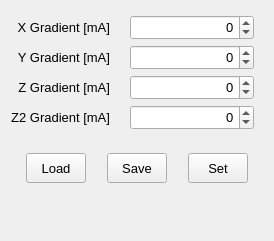
        <widget class="QWidget" name="shimmingWidget">
         <property name="enabled">
          <bool>true</bool>
         </property>
         <property name="geometry">
          <rect>
           <x>0</x>
           <y>0</y>
           <width>274</width>
           <height>241</height>
          </rect>
         </property>
         <property name="autoFillBackground">
          <bool>true</bool>
         </property>
         <attribute name="label">
          <string>Shim Tool</string>
         </attribute>
         <layout class="QVBoxLayout" name="verticalLayout_6">
          <property name="spacing">
           <number>10</number>
          </property>
          <property name="leftMargin">
           <number>0</number>
          </property>
          <property name="topMargin">
           <number>10</number>
          </property>
          <property name="rightMargin">
           <number>0</number>
          </property>
          <property name="bottomMargin">
           <number>10</number>
          </property>
          <item>
           <widget class="QWidget" name="widget" native="true">
            <layout class="QFormLayout" name="formLayout">
             <property name="fieldGrowthPolicy">
              <enum>QFormLayout::ExpandingFieldsGrow</enum>
             </property>
             <property name="horizontalSpacing">
              <number>20</number>
             </property>
             <property name="verticalSpacing">
              <number>5</number>
             </property>
             <property name="leftMargin">
              <number>10</number>
             </property>
             <property name="topMargin">
              <number>5</number>
             </property>
             <property name="rightMargin">
              <number>20</number>
             </property>
             <property name="bottomMargin">
              <number>5</number>
             </property>
             <item row="1" column="0">
              <widget class="QLabel" name="xOffsetLabel">
               <property name="minimumSize">
                <size>
                 <width>100</width>
                 <height>0</height>
                </size>
               </property>
               <property name="font">
                <font>
                 <pointsize>10</pointsize>
                </font>
               </property>
               <property name="text">
                <string>X Gradient [mA]</string>
               </property>
               <property name="alignment">
                <set>Qt::AlignRight|Qt::AlignTrailing|Qt::AlignVCenter</set>
               </property>
              </widget>
             </item>
             <item row="1" column="1">
              <widget class="QSpinBox" name="xOffset_input">
               <property name="sizePolicy">
                <sizepolicy hsizetype="Expanding" vsizetype="Fixed">
                 <horstretch>0</horstretch>
                 <verstretch>0</verstretch>
                </sizepolicy>
               </property>
               <property name="minimumSize">
                <size>
                 <width>90</width>
                 <height>25</height>
                </size>
               </property>
               <property name="maximumSize">
                <size>
                 <width>300</width>
                 <height>25</height>
                </size>
               </property>
               <property name="font">
                <font>
                 <pointsize>10</pointsize>
                </font>
               </property>
               <property name="alignment">
                <set>Qt::AlignRight|Qt::AlignTrailing|Qt::AlignVCenter</set>
               </property>
               <property name="minimum">
                <number>-10000</number>
               </property>
               <property name="maximum">
                <number>10000</number>
               </property>
               <property name="singleStep">
                <number>25</number>
               </property>
              </widget>
             </item>
             <item row="2" column="0">
              <widget class="QLabel" name="yOffsetLabel">
               <property name="minimumSize">
                <size>
                 <width>100</width>
                 <height>0</height>
                </size>
               </property>
               <property name="font">
                <font>
                 <pointsize>10</pointsize>
                </font>
               </property>
               <property name="text">
                <string>Y Gradient [mA]</string>
               </property>
               <property name="alignment">
                <set>Qt::AlignRight|Qt::AlignTrailing|Qt::AlignVCenter</set>
               </property>
              </widget>
             </item>
             <item row="2" column="1">
              <widget class="QSpinBox" name="yOffset_input">
               <property name="sizePolicy">
                <sizepolicy hsizetype="Expanding" vsizetype="Fixed">
                 <horstretch>0</horstretch>
                 <verstretch>0</verstretch>
                </sizepolicy>
               </property>
               <property name="minimumSize">
                <size>
                 <width>90</width>
                 <height>25</height>
                </size>
               </property>
               <property name="maximumSize">
                <size>
                 <width>300</width>
                 <height>25</height>
                </size>
               </property>
               <property name="font">
                <font>
                 <pointsize>10</pointsize>
                </font>
               </property>
               <property name="alignment">
                <set>Qt::AlignRight|Qt::AlignTrailing|Qt::AlignVCenter</set>
               </property>
               <property name="minimum">
                <number>-10000</number>
               </property>
               <property name="maximum">
                <number>10000</number>
               </property>
               <property name="singleStep">
                <number>25</number>
               </property>
              </widget>
             </item>
             <item row="3" column="0">
              <widget class="QLabel" name="zOffsetLabel">
               <property name="minimumSize">
                <size>
                 <width>100</width>
                 <height>0</height>
                </size>
               </property>
               <property name="font">
                <font>
                 <pointsize>10</pointsize>
                </font>
               </property>
               <property name="text">
                <string>Z Gradient [mA]</string>
               </property>
               <property name="alignment">
                <set>Qt::AlignRight|Qt::AlignTrailing|Qt::AlignVCenter</set>
               </property>
              </widget>
             </item>
             <item row="3" column="1">
              <widget class="QSpinBox" name="zOffset_input">
               <property name="sizePolicy">
                <sizepolicy hsizetype="Expanding" vsizetype="Fixed">
                 <horstretch>0</horstretch>
                 <verstretch>0</verstretch>
                </sizepolicy>
               </property>
               <property name="minimumSize">
                <size>
                 <width>90</width>
                 <height>25</height>
                </size>
               </property>
               <property name="maximumSize">
                <size>
                 <width>300</width>
                 <height>25</height>
                </size>
               </property>
               <property name="font">
                <font>
                 <pointsize>10</pointsize>
                </font>
               </property>
               <property name="alignment">
                <set>Qt::AlignRight|Qt::AlignTrailing|Qt::AlignVCenter</set>
               </property>
               <property name="minimum">
                <number>-10000</number>
               </property>
               <property name="maximum">
                <number>10000</number>
               </property>
               <property name="singleStep">
                <number>25</number>
               </property>
              </widget>
             </item>
             <item row="4" column="0">
              <widget class="QLabel" name="z2OffsetLabel">
               <property name="minimumSize">
                <size>
                 <width>100</width>
                 <height>0</height>
                </size>
               </property>
               <property name="font">
                <font>
                 <pointsize>10</pointsize>
                </font>
               </property>
               <property name="text">
                <string>Z2 Gradient [mA]</string>
               </property>
               <property name="alignment">
                <set>Qt::AlignRight|Qt::AlignTrailing|Qt::AlignVCenter</set>
               </property>
              </widget>
             </item>
             <item row="4" column="1">
              <widget class="QSpinBox" name="z2Offset_input">
               <property name="sizePolicy">
                <sizepolicy hsizetype="Expanding" vsizetype="Fixed">
                 <horstretch>0</horstretch>
                 <verstretch>0</verstretch>
                </sizepolicy>
               </property>
               <property name="minimumSize">
                <size>
                 <width>90</width>
                 <height>25</height>
                </size>
               </property>
               <property name="maximumSize">
                <size>
                 <width>300</width>
                 <height>25</height>
                </size>
               </property>
               <property name="font">
                <font>
                 <pointsize>10</pointsize>
                </font>
               </property>
               <property name="alignment">
                <set>Qt::AlignRight|Qt::AlignTrailing|Qt::AlignVCenter</set>
               </property>
               <property name="minimum">
                <number>-10000</number>
               </property>
               <property name="maximum">
                <number>10000</number>
               </property>
               <property name="singleStep">
                <number>25</number>
               </property>
              </widget>
             </item>
            </layout>
           </widget>
          </item>
          <item>
           <widget class="QWidget" name="horizontalWidget" native="true">
            <property name="sizePolicy">
             <sizepolicy hsizetype="Preferred" vsizetype="Minimum">
              <horstretch>0</horstretch>
              <verstretch>0</verstretch>
             </sizepolicy>
            </property>
            <property name="font">
             <font>
              <pointsize>10</pointsize>
             </font>
            </property>
            <layout class="QHBoxLayout" name="horizontalLayout_3">
             <property name="spacing">
              <number>5</number>
             </property>
             <property name="leftMargin">
              <number>10</number>
             </property>
             <property name="topMargin">
              <number>5</number>
             </property>
             <property name="rightMargin">
              <number>10</number>
             </property>
             <property name="bottomMargin">
              <number>5</number>
             </property>
             <item>
              <widget class="QPushButton" name="loadOffset_btn">
               <property name="minimumSize">
                <size>
                 <width>60</width>
                 <height>30</height>
                </size>
               </property>
               <property name="maximumSize">
                <size>
                 <width>60</width>
                 <height>30</height>
                </size>
               </property>
               <property name="font">
                <font>
                 <pointsize>10</pointsize>
                </font>
               </property>
               <property name="text">
                <string>Load</string>
               </property>
              </widget>
             </item>
             <item>
              <widget class="QPushButton" name="saveOffset_btn">
               <property name="minimumSize">
                <size>
                 <width>60</width>
                 <height>30</height>
                </size>
               </property>
               <property name="maximumSize">
                <size>
                 <width>60</width>
                 <height>30</height>
                </size>
               </property>
               <property name="font">
                <font>
                 <pointsize>10</pointsize>
                </font>
               </property>
               <property name="text">
                <string>Save</string>
               </property>
              </widget>
             </item>
             <item>
              <widget class="QPushButton" name="setOffset_btn">
               <property name="minimumSize">
                <size>
                 <width>60</width>
                 <height>30</height>
                </size>
               </property>
               <property name="maximumSize">
                <size>
                 <width>60</width>
                 <height>30</height>
                </size>
               </property>
               <property name="font">
                <font>
                 <pointsize>10</pointsize>
                </font>
               </property>
               <property name="text">
                <string>Set</string>
               </property>
              </widget>
             </item>
            </layout>
           </widget>
          </item>
          <item>
           <spacer name="verticalSpacer_3">
            <property name="orientation">
             <enum>Qt::Vertical</enum>
            </property>
            <property name="sizeType">
             <enum>QSizePolicy::Preferred</enum>
            </property>
            <property name="sizeHint" stdset="0">
             <size>
              <width>20</width>
              <height>40</height>
             </size>
            </property>
           </spacer>
          </item>
         </layout>
        </widget>
